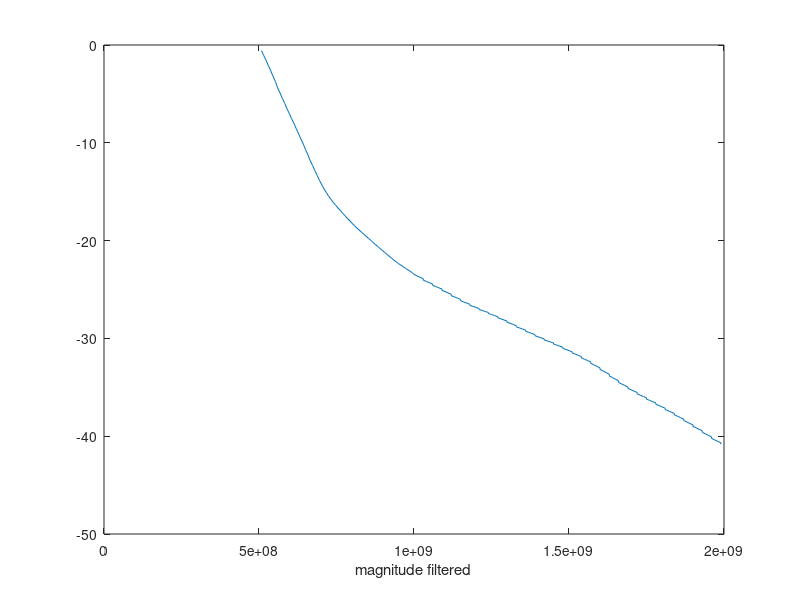
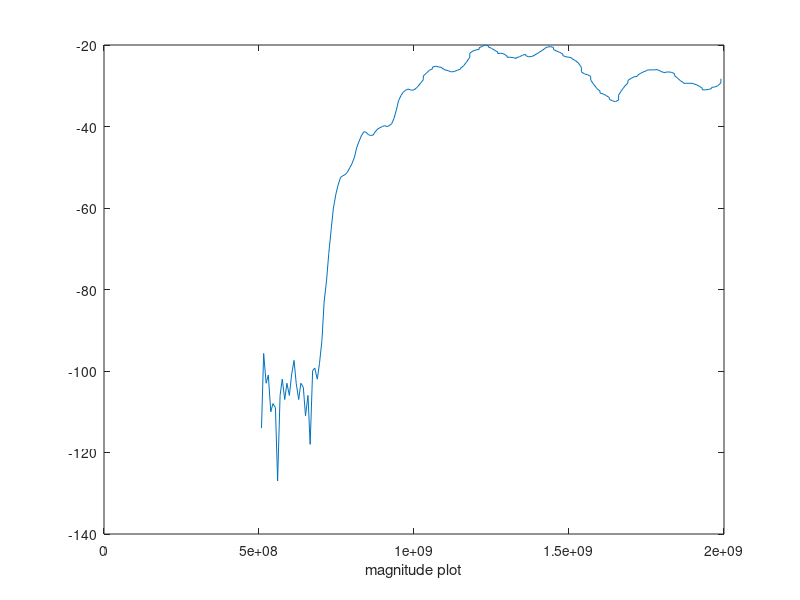
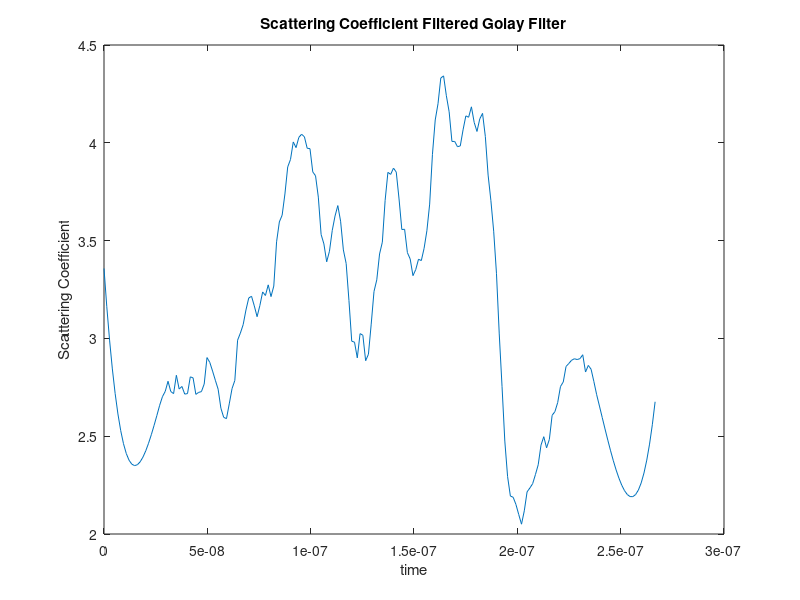
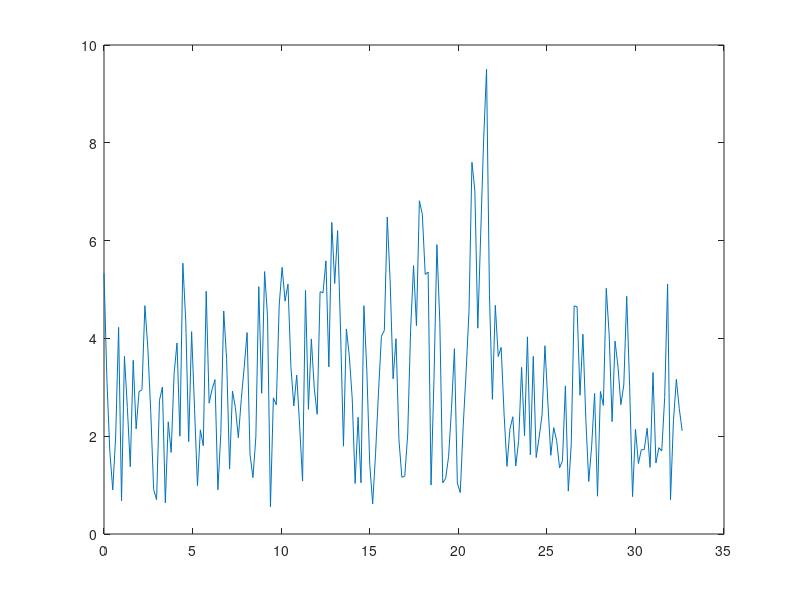

Recreate these plots in MATLAB, in order.
clear, clc

test_true = csvread('s21.csv');

Frequency = transpose(test_true(2:200,1));  %%frequency matrix
Mag_21 = transpose(test_true(2:200,2)); %%amplitude matrix
Phase_21 = transpose(test_true(2:200,3)); 
%Mag_Lin = transpose(test_true(2:200,4));
%figure, plot(Frequency,Phase_21),title('Phase'),xlabel('frequency'),ylabel('phase');


Fs = 7.5E6; %%Sampling Frequency
N = 198;  %% number of Steps
dt = (1/Fs)*2;%(10E-6); %%Change in time between samples
time = 0:(dt/N):dt;
velocity = 1.224E8;


%%Averaging filter on initial data
%smoothes data by ay(x)= b[sum of 0 to n-1](y(n))
a = 1;
b = (1/N)*ones(500,1);
Mag_Lin2=filter(b,a,Mag_21);

%%Inverse Fast Fourier Transform

New_signal = Mag_21.*exp(1*i.*Phase_21);

%figure, plot(Frequency, New_signal);
New_signal_filtered = Mag_21.*exp(1*i.*Phase_21); %%here
FFT_newsignal = abs(ifft(New_signal));
FFT_newsignal_filtered = abs(ifftshift(ifft(ifftshift((New_signal_filtered)))));

%%filter after IFFT using savistzky golay filter
%%Improves SNR using convolution
savitzky_golay = sgolayfilt(FFT_newsignal_filtered,3,41);

%figure, plot(time,New_signal),axis([.0008  .001 -.04 .04]);
figure, plot(Frequency,Mag_Lin2),xlabel('magnitude filtered');
figure, plot(Frequency,Mag_21),xlabel('magnitude plot');
%%figure, plot(Frequency,Mag_Lin),title('Received Power'),xlabel('frequency'),ylabel('linear magnitude');
%%figure, plot(Frequency,Mag_Lin2),title('Received Power Filtered'),xlabel('frequency'),ylabel('linear magnitude');
%figure, plot(time,FFT_newsignal),xlabel('time'),title('Scattering Coefficient'),ylabel('Scattering Coefficient');%axis([.0015  .004 0 6
%%figure, plot(time,FFT_newsignal_filtered),title('Scattering Coefficient Filtered Input'),xlabel('time'),ylabel('Scattering Coefficient');%axis([0  3E-6 0 1]);
figure, plot(time,savitzky_golay),title('Scattering Coefficient Filtered Golay Filter'),xlabel('time'),ylabel('Scattering Coefficient');
%%transfer to spatial domain
distance = velocity.*time;

figure, plot(distance,FFT_newsignal_filtered);%axis([100 700 0 1]),xlabel('depth');
figure, plot(distance,savitzky_golay),title('Depth Golay Filtered'),xlabel('depth(cm)'),ylabel('Scattering Coefficient');;

